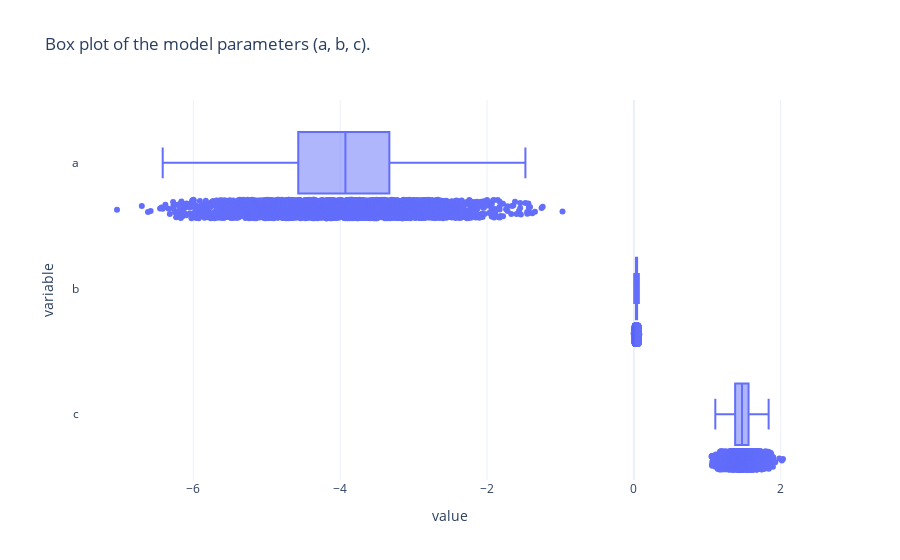

The code cell stored with this chart in its notebook:
### Code cell
adni.get_params_box_plot(fit=posterior, model_params=["a", "b", "c"])

### Figure 1 — Plotly figure (JSON) as saved in the notebook; plotly's stock layout.template omitted (floating-point values rounded to 4 significant figures; data arrays with more than 128 entries replaced by an {"elided": "..."} marker saying what was removed)
{"data": [{"alignmentgroup": "True", "boxpoints": "all", "hovertemplate": "value=%{x}<br>variable=%{y}<extra></extra>", "legendgroup": "", "marker": {"color": "#636efa"}, "name": "", "notched": false, "offsetgroup": "", "orientation": "h", "showlegend": false, "type": "box", "x": {"elided": "12000 float values"}, "x0": " ", "xaxis": "x", "y": {"elided": "12000 str values"}, "y0": " ", "yaxis": "y"}], "layout": {"boxmode": "group", "legend": {"tracegroupgap": 0}, "title": {"text": "Box plot of the model parameters (a, b, c)."}, "xaxis": {"anchor": "y", "domain": [0, 1], "title": {"text": "value"}}, "yaxis": {"anchor": "x", "domain": [0, 1], "title": {"text": "variable"}}}}
